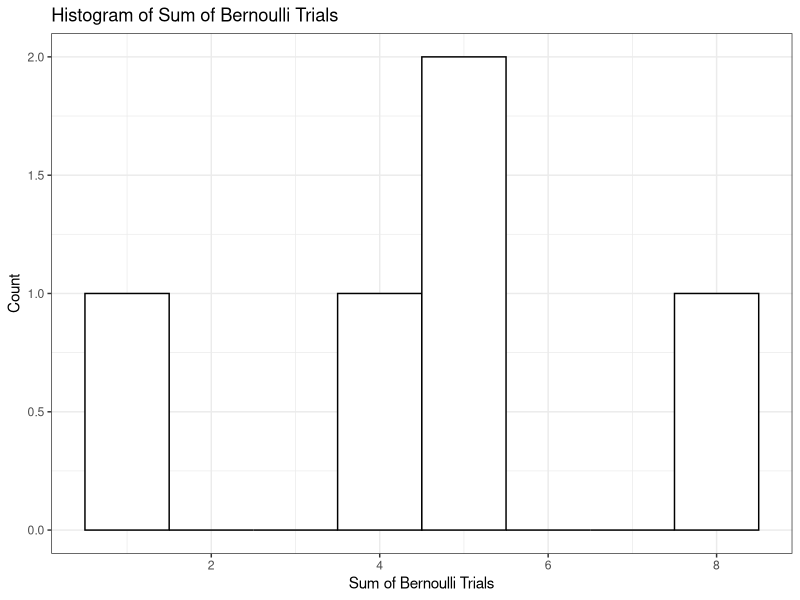
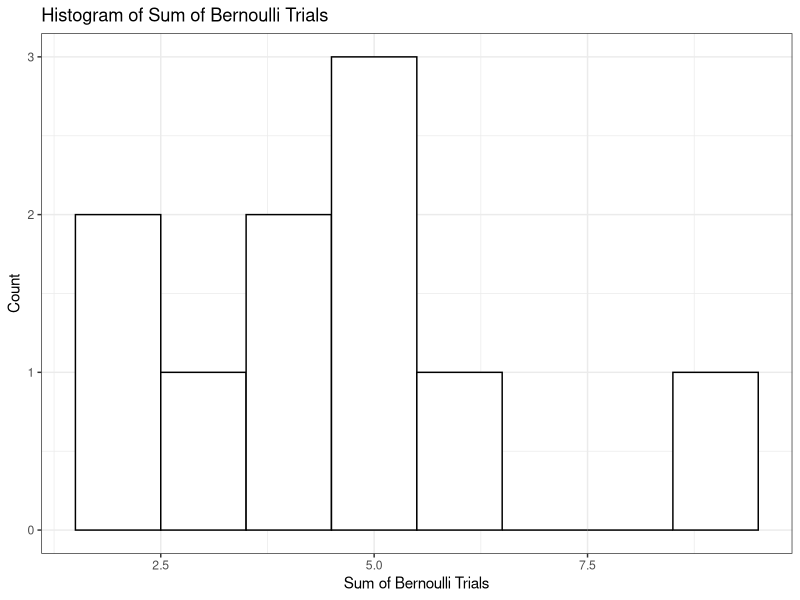
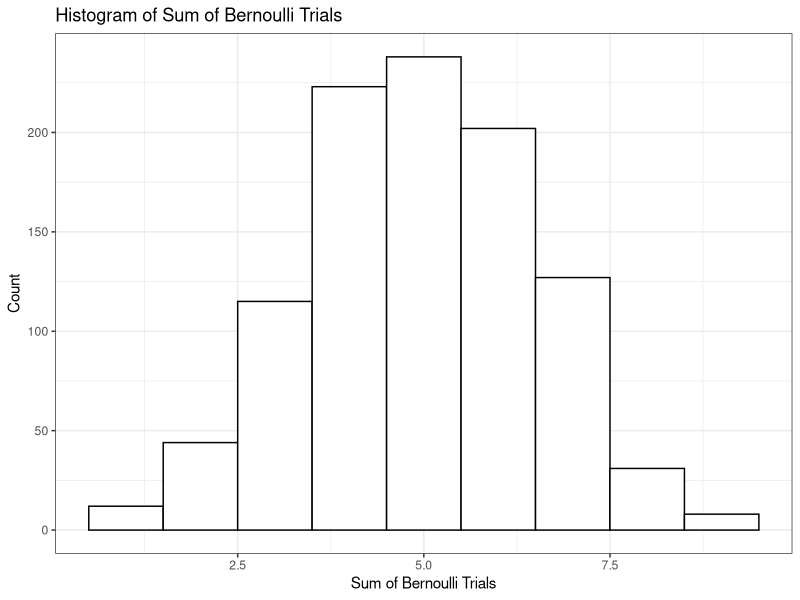
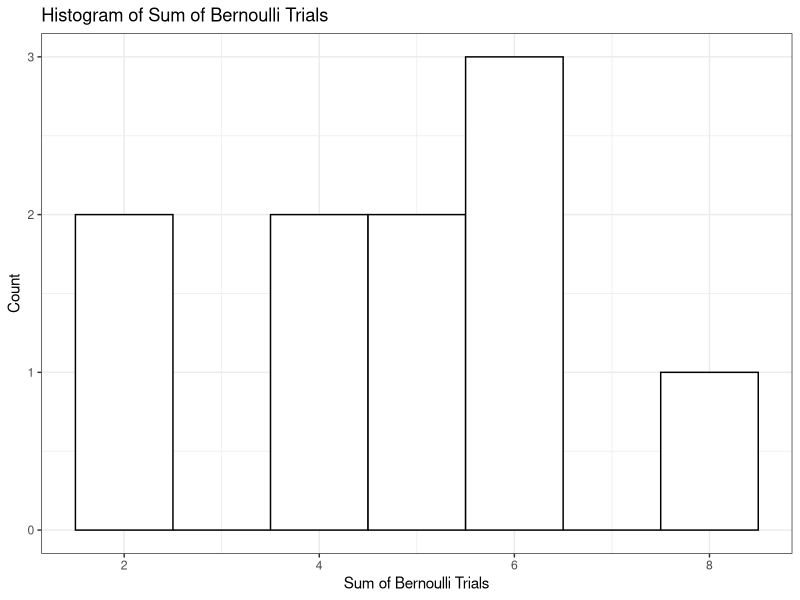
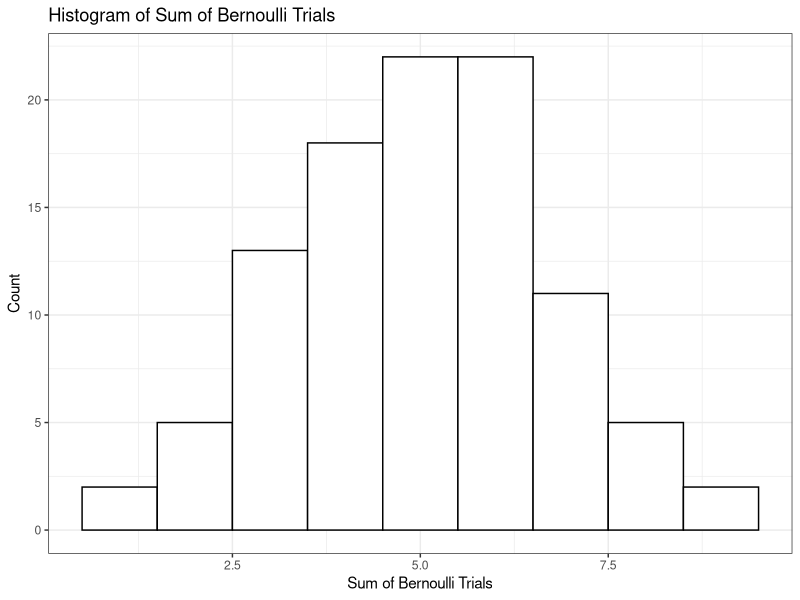
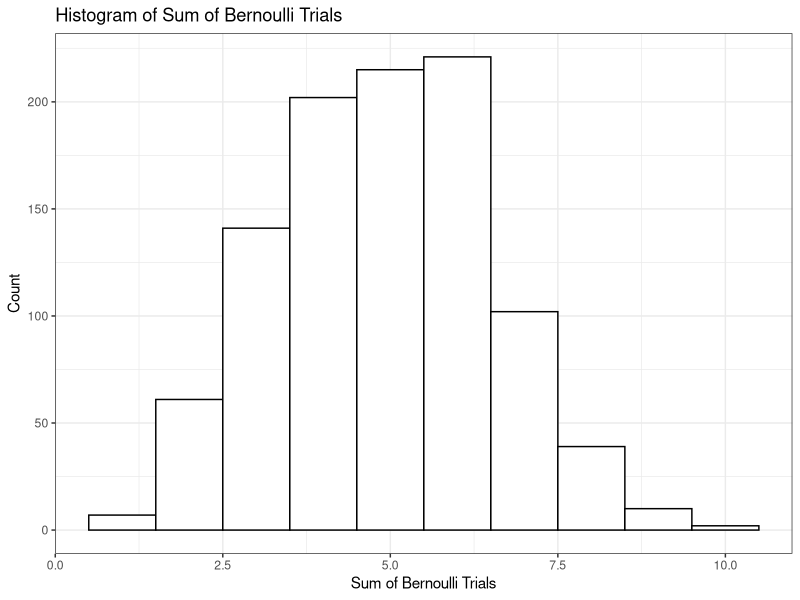
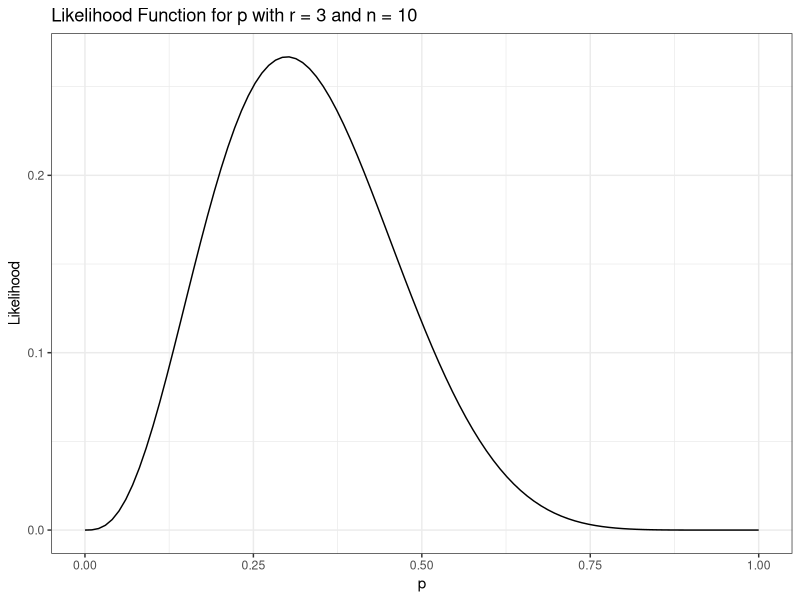
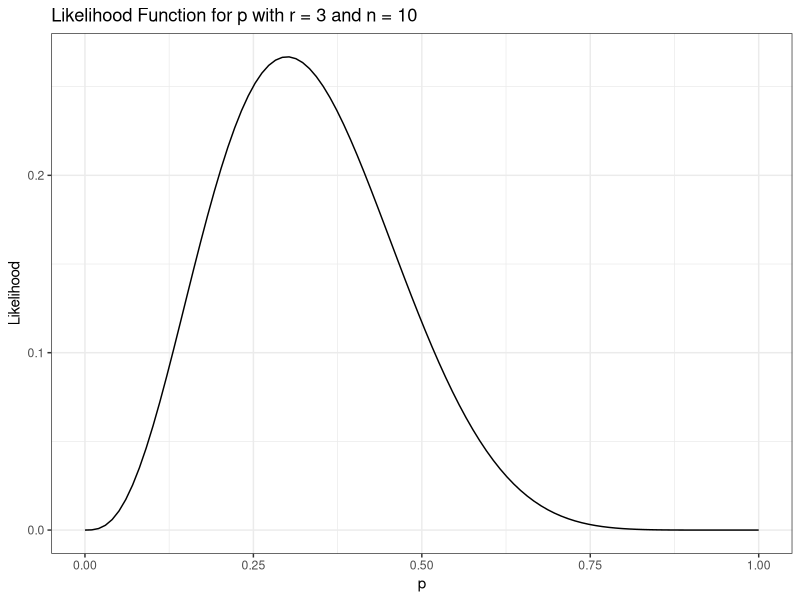

Recreate these plots in R, in order.
## ---- chunk 1
library(ggplot2)
library(tidyverse)
# 设置随机数种子，确保结果可重复
set.seed(123)

bernoulli <- function(n, p) {
  # n: 试验次数
  # p: 事件发生概率
  x <- rbinom(n, 1, p) # 生成服从二项分布的随机数
  return(x)
}
# 输出结果
x = bernoulli(10,0.5)
x
## ---- chunk 2
result <- data.frame()  # 创建一个空的 dataframe
n <- 10
p <- 0.5
nexp <- 5
for(i in c(1:nexp)){
  temp_df <- data.frame(t(matrix(bernoulli(n, p))))
  result <- bind_rows(result, temp_df)  # 将当前迭代的结果添加到总结果 dataframe 中
}

result$heads <- rowSums(result[,1:n])
result$tails <- n-result$heads
result
## ---- chunk 3
ggplot(result, aes(x = heads)) + 
  geom_histogram(binwidth = 1, color = "black", fill = "white") + 
  labs(title = "Histogram of Sum of Bernoulli Trials", 
       x = "Sum of Bernoulli Trials", 
       y = "Count")+
  theme_bw()
## ---- chunk 4
result <- data.frame()  # 创建一个空的 dataframe
n <- 10
p <- 0.5
nexp <- 10
for(i in c(1:nexp)){
  temp_df <- data.frame(t(matrix(bernoulli(n, p))))
  result <- bind_rows(result, temp_df)  # 将当前迭代的结果添加到总结果 dataframe 中
}

result$heads <- rowSums(result[,1:n])
result$tails <- n-result$heads
result
## ---- chunk 5
ggplot(result, aes(x = heads)) + 
  geom_histogram(binwidth = 1, color = "black", fill = "white") + 
  labs(title = "Histogram of Sum of Bernoulli Trials", 
       x = "Sum of Bernoulli Trials", 
       y = "Count")+
  theme_bw()
## ---- chunk 6
result <- data.frame()  # 创建一个空的 dataframe
n <- 10
p <- 0.5
nexp <- 1000
for(i in c(1:nexp)){
  temp_df <- data.frame(t(matrix(bernoulli(n, p))))
  result <- bind_rows(result, temp_df)  # 将当前迭代的结果添加到总结果 dataframe 中
}

result$heads <- rowSums(result[,1:n])
result$tails <- n-result$heads
result
## ---- chunk 7
ggplot(result, aes(x = heads)) + 
  geom_histogram(binwidth = 1, color = "black", fill = "white") + 
  labs(title = "Histogram of Sum of Bernoulli Trials", 
       x = "Sum of Bernoulli Trials", 
       y = "Count")+
  theme_bw()
## ---- chunk 8
result <- data.frame()  # 创建一个空的 dataframe
n <- 10
p <- 0.5
nexp <- 10
for(i in c(1:nexp)){
  temp_df <- data.frame(t(matrix(bernoulli(n, p))))
  result <- bind_rows(result, temp_df)  # 将当前迭代的结果添加到总结果 dataframe 中
}

result$heads <- rowSums(result[,1:n])
result$tails <- n-result$heads
prob <-  
result

ggplot(result, aes(x = heads)) + 
  geom_histogram(binwidth = 1, color = "black", fill = "white") + 
  labs(title = "Histogram of Sum of Bernoulli Trials", 
       x = "Sum of Bernoulli Trials", 
       y = "Count")+
  theme_bw()

## ---- chunk 9
result <- data.frame()  # 创建一个空的 dataframe
n <- 10
p <- 0.5
nexp <- 100
for(i in c(1:nexp)){
  temp_df <- data.frame(t(matrix(bernoulli(n, p))))
  result <- bind_rows(result, temp_df)  # 将当前迭代的结果添加到总结果 dataframe 中
}

result$heads <- rowSums(result[,1:n])
result$tails <- n-result$heads
prob <-  
result

ggplot(result, aes(x = heads)) + 
  geom_histogram(binwidth = 1, color = "black", fill = "white") + 
  labs(title = "Histogram of Sum of Bernoulli Trials", 
       x = "Sum of Bernoulli Trials", 
       y = "Count")+
  theme_bw()


## ---- chunk 10
result <- data.frame()  # 创建一个空的 dataframe
n <- 10
p <- 0.5
nexp <- 1000
for(i in c(1:nexp)){
  temp_df <- data.frame(t(matrix(bernoulli(n, p))))
  result <- bind_rows(result, temp_df)  # 将当前迭代的结果添加到总结果 dataframe 中
}

result$heads <- rowSums(result[,1:n])
result$tails <- n-result$heads
prob <-  
result

ggplot(result, aes(x = heads)) + 
  geom_histogram(binwidth = 1, color = "black", fill = "white") + 
  labs(title = "Histogram of Sum of Bernoulli Trials", 
       x = "Sum of Bernoulli Trials", 
       y = "Count")+
  theme_bw()


## ---- chunk 11



Mean = 4.8
Std = 1.75
## ---- chunk 12



Mean = 4.8
Std = 1.75
## ---- chunk 13



Mean = 4.8
Std = 1.75
## ---- chunk 14




## ---- chunk 15




## ---- chunk 16




## ---- chunk 17




## ---- chunk 18




## ---- chunk 19




## ---- chunk 20

## label_y:Probability(X=x),label_x:x




## ---- chunk 21

## label_y:Probability(X=x),label_x:x




## ---- chunk 22

## label_y:Probability(X=x),label_x:x




## ---- chunk 23

## label_y:Probability(X=x),label_x:x




## ---- chunk 24
# 定义似然函数
likelihood <- function(p) {
  choose(10, 3) * p^3 * (1-p)^7
}

# 在0到1的范围内生成100个等距的概率值，并计算每个概率值的似然值
p_values <- seq(0, 1, length.out = 100)
likelihood_values <- sapply(p_values, likelihood)

# 将概率值和似然值组成数据框
df <- data.frame(p = p_values, likelihood = likelihood_values)

# 绘制似然函数折线图
ggplot(df, aes(x = p, y = likelihood)) +
  geom_line() +
  xlab("p") +
  ylab("Likelihood") +
  ggtitle("Likelihood Function for p with r = 3 and n = 10")+
  theme_bw()
## ---- chunk 25
#label——y:prob,x:x


## ---- chunk 26
# 9个直方图,Y:prob,X=x
# P = 0.3
# P = 0.5
# P = 0.7
## ---- chunk 27
likelihood <- function(p) {
  choose(10, 3) * p^3 * (1-p)^7
}

# 在0到1的范围内生成100个等距的概率值，并计算每个概率值的似然值
p_values <- seq(0, 1, length.out = 100)
likelihood_values <- sapply(p_values, likelihood)

# 将概率值和似然值组成数据框
df <- data.frame(p = p_values, likelihood = likelihood_values)

# 绘制似然函数折线图
ggplot(df, aes(x = p, y = likelihood)) +
  geom_line() +
  xlab("p") +
  ylab("Likelihood") +
  ggtitle("Likelihood Function for p with r = 3 and n = 10")+
  theme_bw()

## ---- chunk 28
likelihood <- function(p) {
  choose(100, 30) * p^3 * (1-p)^7
}

# 在0到1的范围内生成100个等距的概率值，并计算每个概率值的似然值
p_values <- seq(0, 1, length.out = 100)
likelihood_values <- sapply(p_values, likelihood)

# 将概率值和似然值组成数据框
df <- data.frame(p = p_values, likelihood = likelihood_values)

# 绘制似然函数折线图
ggplot(df, aes(x = p, y = likelihood)) +
  geom_line() +
  xlab("p") +
  ylab("Likelihood") +
  ggtitle("Likelihood Function for p with r = 30 and n = 100")+
  theme_bw()

